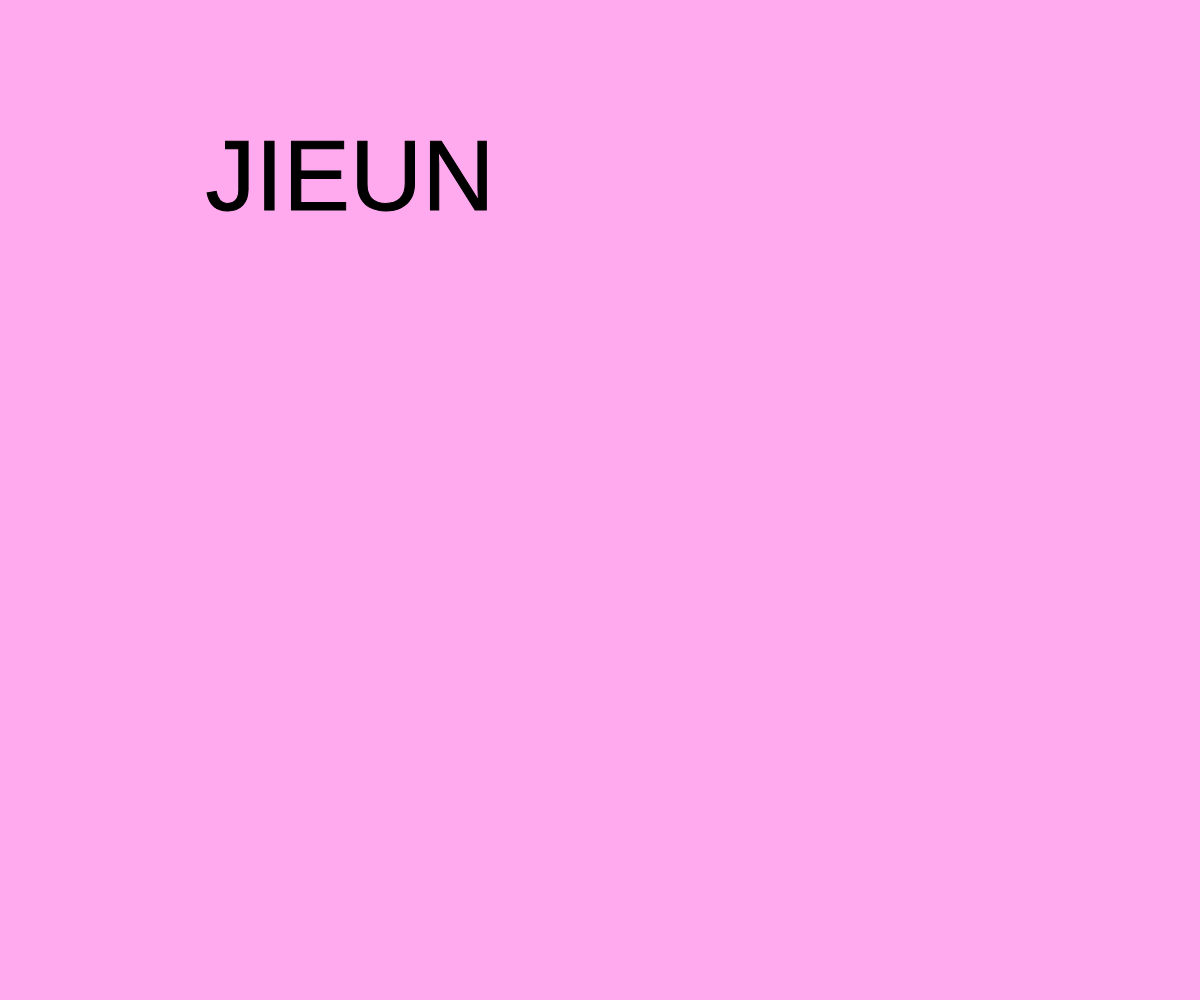
Frame 1 (no input)
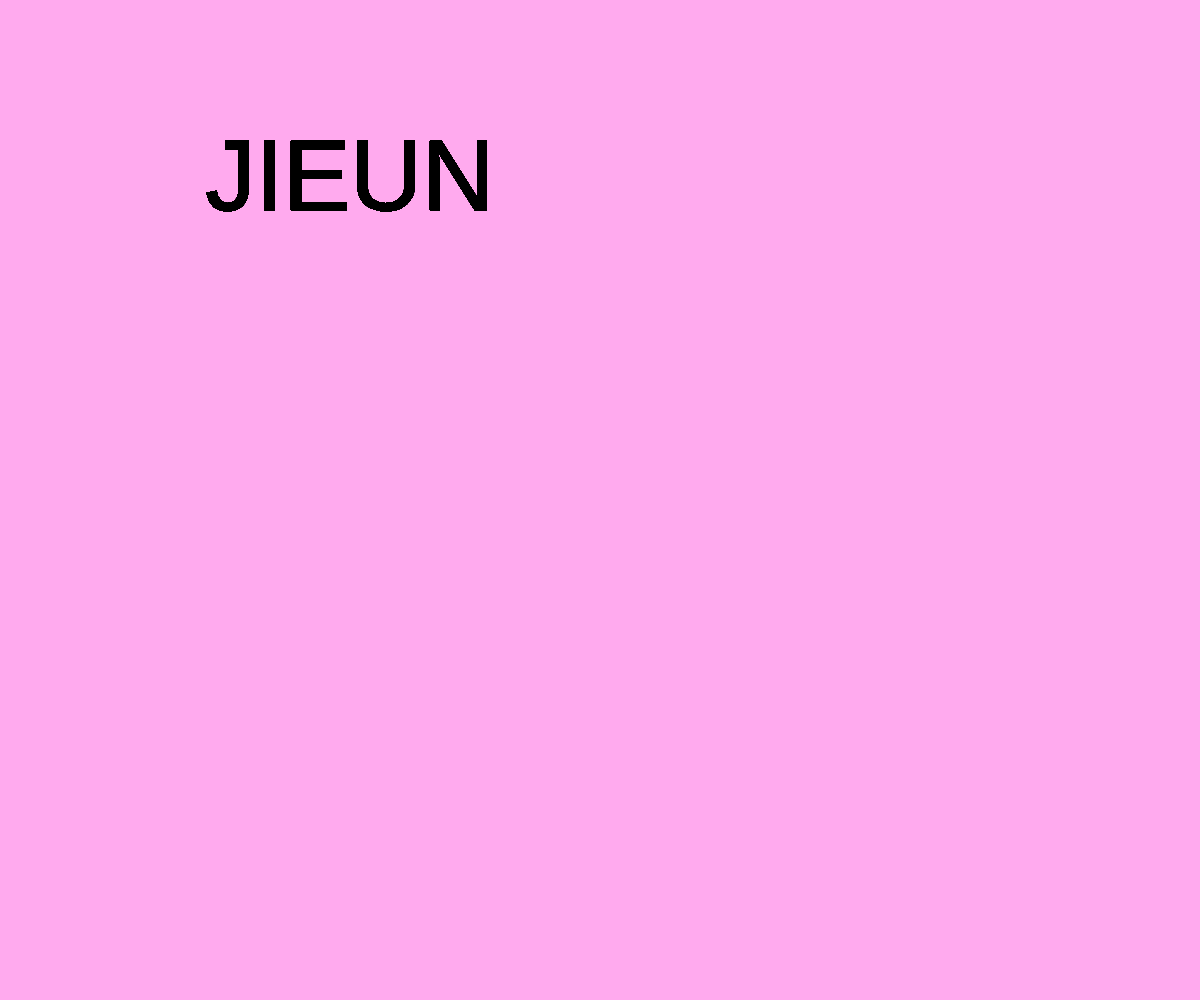
Frame 60 (no input)
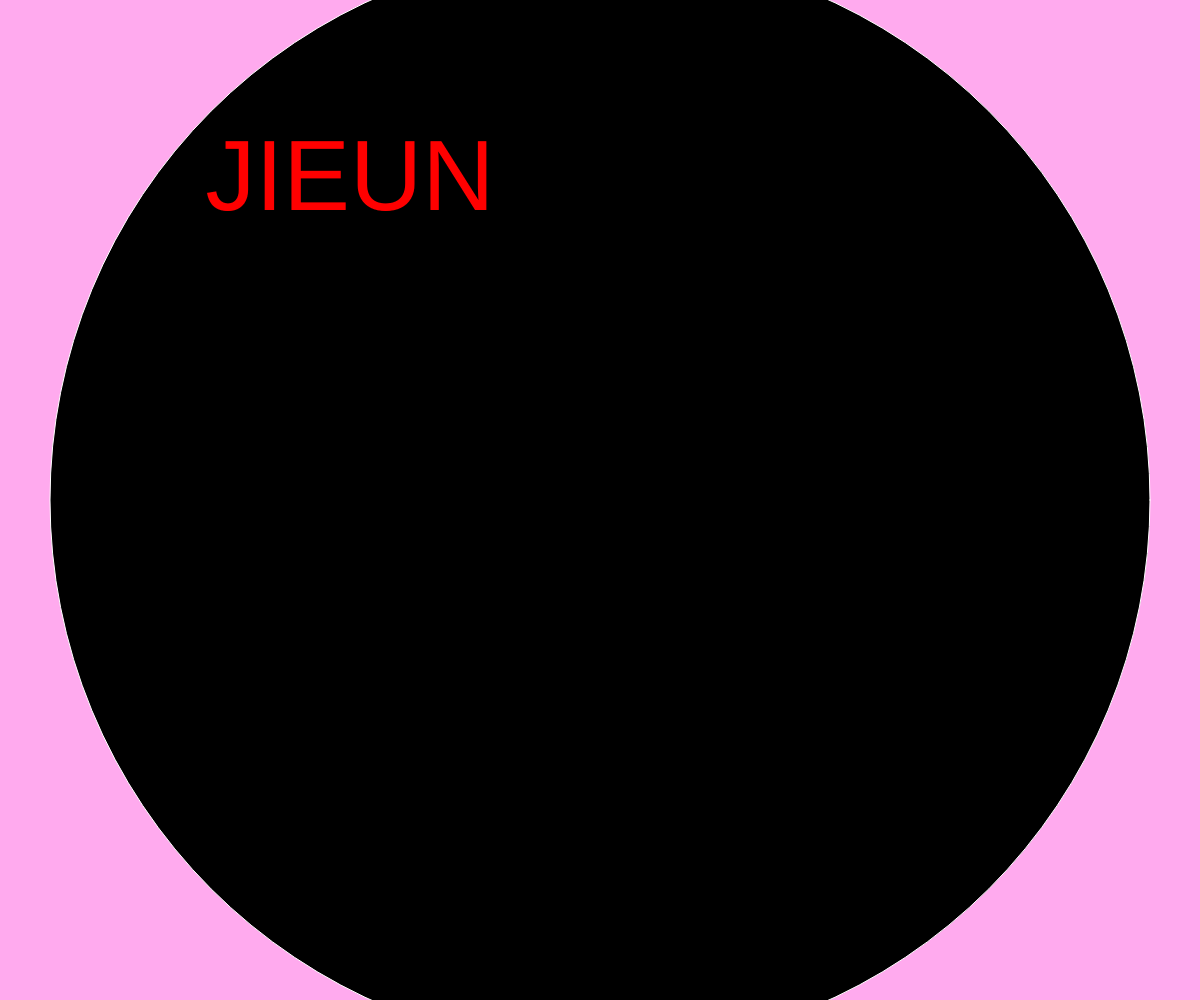
Frame 120 (the mouse pressed at the canvas centre since frame 60)

The p5.js sketch that drew these frames (run headless with seeded random() and noise() and a simulated clock; from frame 60 on, the mouse is pressed at the canvas centre):

// p5.js sketch
// ── sketch.js
function setup() {
  createCanvas(windowWidth, windowHeight);
  background('#fae');
  colorMode(HSB);
}

let x = 20
let y = 50
let a = 10
let b = 20
let pink = 0
let myColor = 10

function draw() {

  variableEllipse(mouseX, mouseY, pmouseX, pmouseY);
    a = mouseX
    b = mouseY

  strokeWeight (1);
  let c;
  c = color (mouseX, myColor, mouseY);

   x = x+1
  if(x > 100){
  x = 90
  y = 210
  }

   y = y+1
   if (y > 220){
   y=0
   x=100
   }

   black = blue+1
  if (black > 100){
    white = 130
  }

   white = black+1
  if (white > 100){
    white = 0
  }

   b = b + 1
  if (a > 250){
    a = 0
  }

  fill(mouseX,mouseY,mouseX);
   textSize(100)
 textAlign (CENTER);
 textFont('Helvetica')
 text('JIEUN',700/2,700-490)

}


function variableEllipse(x, y, px, py) {
  let speed = abs(x - px) + abs(y - py);
  stroke(speed);
  ellipse(x, y, speed, speed);
}

// ── p5.html

<!DOCTYPE html>
<html>
<head>
  <title>P5 in the Browser</title>
  <link rel="stylesheet" type="text/css" href="assets/css/main.css">
</head>
<body>
  <script src="p5.js"></script>
  <script src="sketch.js"></script>
</body>
</html>
